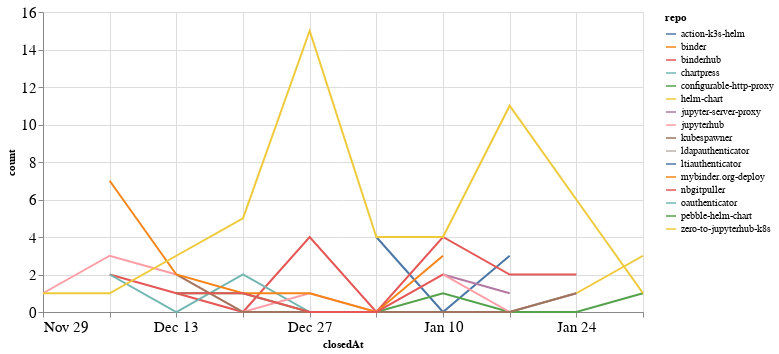

Notebook code cell kept with this figure:
### Code cell
closed_by_time = closed_by.groupby('repo').resample('W', on='closedAt').count()['author'].reset_index()
closed_by_time = closed_by_time.rename(columns={'author': 'count'})

alt.Chart(closed_by_time, width=600).mark_line().encode(
    x='closedAt',
    y='count',
    color='repo',
    tooltip="repo"
)

### Figure 1 — Vega-Lite specification as saved in the notebook (floating-point values rounded to 4 significant figures)
{"config": {"axisLeft": {"labelFontSize": 15}, "axisBottom": {"labelFontSize": 15}}, "data": {"name": "data-edfba979488e8410e05443790f0b327f"}, "mark": "line", "encoding": {"color": {"type": "nominal", "field": "repo"}, "tooltip": {"type": "nominal", "field": "repo"}, "x": {"type": "temporal", "field": "closedAt"}, "y": {"type": "quantitative", "field": "count"}}, "width": 600, "$schema": "https://vega.github.io/schema/vega-lite/v4.8.1.json", "datasets": {"data-edfba979488e8410e05443790f0b327f": [{"repo": "action-k3s-helm", "closedAt": "2021-01-03T00:00:00", "count": 4}, {"repo": "action-k3s-helm", "closedAt": "2021-01-10T00:00:00", "count": 0}, {"repo": "action-k3s-helm", "closedAt": "2021-01-17T00:00:00", "count": 3}, {"repo": "binder", "closedAt": "2020-11-29T00:00:00", "count": 1}, {"repo": "binderhub", "closedAt": "2020-12-06T00:00:00", "count": 2}, {"repo": "binderhub", "closedAt": "2020-12-13T00:00:00", "count": 1}, {"repo": "binderhub", "closedAt": "2020-12-20T00:00:00", "count": 0}, {"repo": "binderhub", "closedAt": "2020-12-27T00:00:00", "count": 4}, {"repo": "binderhub", "closedAt": "2021-01-03T00:00:00", "count": 0}, {"repo": "binderhub", "closedAt": "2021-01-10T00:00:00", "count": 4}, {"repo": "binderhub", "closedAt": "2021-01-17T00:00:00", "count": 2}, {"repo": "binderhub", "closedAt": "2021-01-24T00:00:00", "count": 2}, {"repo": "chartpress", "closedAt": "2020-12-06T00:00:00", "count": 2}, {"repo": "chartpress", "closedAt": "2020-12-13T00:00:00", "count": 0}, {"repo": "chartpress", "closedAt": "2020-12-20T00:00:00", "count": 2}, {"repo": "chartpress", "closedAt": "2020-12-27T00:00:00", "count": 0}, {"repo": "chartpress", "closedAt": "2021-01-03T00:00:00", "count": 0}, {"repo": "chartpress", "closedAt": "2021-01-10T00:00:00", "count": 0}, {"repo": "chartpress", "closedAt": "2021-01-17T00:00:00", "count": 0}, {"repo": "chartpress", "closedAt": "2021-01-24T00:00:00", "count": 1}, {"repo": "configurable-http-proxy", "closedAt": "2020-12-13T00:00:00", "count": 1}, {"repo": "configurable-http-proxy", "closedAt": "2020-12-20T00:00:00", "count": 1}, {"repo": "configurable-http-proxy", "closedAt": "2020-12-27T00:00:00", "count": 0}, {"repo": "configurable-http-proxy", "closedAt": "2021-01-03T00:00:00", "count": 0}, {"repo": "configurable-http-proxy", "closedAt": "2021-01-10T00:00:00", "count": 1}, {"repo": "configurable-http-proxy", "closedAt": "2021-01-17T00:00:00", "count": 0}, {"repo": "configurable-http-proxy", "closedAt": "2021-01-24T00:00:00", "count": 0}, {"repo": "configurable-http-proxy", "closedAt": "2021-01-31T00:00:00", "count": 1}, {"repo": "helm-chart", "closedAt": "2021-01-24T00:00:00", "count": 1}, {"repo": "helm-chart", "closedAt": "2021-01-31T00:00:00", "count": 3}, {"repo": "jupyter-server-proxy", "closedAt": "2021-01-10T00:00:00", "count": 2}, {"repo": "jupyter-server-proxy", "closedAt": "2021-01-17T00:00:00", "count": 1}, {"repo": "jupyterhub", "closedAt": "2020-11-29T00:00:00", "count": 1}, {"repo": "jupyterhub", "closedAt": "2020-12-06T00:00:00", "count": 3}, {"repo": "jupyterhub", "closedAt": "2020-12-13T00:00:00", "count": 2}, {"repo": "jupyterhub", "closedAt": "2020-12-20T00:00:00", "count": 0}, {"repo": "jupyterhub", "closedAt": "2020-12-27T00:00:00", "count": 1}, {"repo": "jupyterhub", "closedAt": "2021-01-03T00:00:00", "count": 0}, {"repo": "jupyterhub", "closedAt": "2021-01-10T00:00:00", "count": 2}, {"repo": "jupyterhub", "closedAt": "2021-01-17T00:00:00", "count": 0}, {"repo": "jupyterhub", "closedAt": "2021-01-24T00:00:00", "count": 1}, {"repo": "kubespawner", "closedAt": "2020-12-13T00:00:00", "count": 2}, {"repo": "kubespawner", "closedAt": "2020-12-20T00:00:00", "count": 0}, {"repo": "kubespawner", "closedAt": "2020-12-27T00:00:00", "count": 0}, {"repo": "kubespawner", "closedAt": "2021-01-03T00:00:00", "count": 0}, {"repo": "kubespawner", "closedAt": "2021-01-10T00:00:00", "count": 0}, {"repo": "kubespawner", "closedAt": "2021-01-17T00:00:00", "count": 0}, {"repo": "kubespawner", "closedAt": "2021-01-24T00:00:00", "count": 1}, {"repo": "ldapauthenticator", "closedAt": "2020-12-13T00:00:00", "count": 1}, {"repo": "ltiauthenticator", "closedAt": "2020-12-06T00:00:00", "count": 1}, {"repo": "mybinder.org-deploy", "closedAt": "2020-12-06T00:00:00", "count": 7}, {"repo": "mybinder.org-deploy", "closedAt": "2020-12-13T00:00:00", "count": 2}, {"repo": "mybinder.org-deploy", "closedAt": "2020-12-20T00:00:00", "count": 1}, {"repo": "mybinder.org-deploy", "closedAt": "2020-12-27T00:00:00", "count": 1}, {"repo": "mybinder.org-deploy", "closedAt": "2021-01-03T00:00:00", "count": 0}, {"repo": "mybinder.org-deploy", "closedAt": "2021-01-10T00:00:00", "count": 3}, {"repo": "nbgitpuller", "closedAt": "2020-12-13T00:00:00", "count": 1}, {"repo": "nbgitpuller", "closedAt": "2020-12-20T00:00:00", "count": 1}, {"repo": "nbgitpuller", "closedAt": "2020-12-27T00:00:00", "count": 0}, {"repo": "nbgitpuller", "closedAt": "2021-01-03T00:00:00", "count": 0}, {"repo": "nbgitpuller", "closedAt": "2021-01-10T00:00:00", "count": 2}, {"repo": "oauthenticator", "closedAt": "2020-12-06T00:00:00", "count": 3}, {"repo": "pebble-helm-chart", "closedAt": "2020-12-13T00:00:00", "count": 1}, {"repo": "zero-to-jupyterhub-k8s", "closedAt": "2020-11-29T00:00:00", "count": 1}, {"repo": "zero-to-jupyterhub-k8s", "closedAt": "2020-12-06T00:00:00", "count": 1}, {"repo": "zero-to-jupyterhub-k8s", "closedAt": "2020-12-13T00:00:00", "count": 3}, {"repo": "zero-to-jupyterhub-k8s", "closedAt": "2020-12-20T00:00:00", "count": 5}, {"repo": "zero-to-jupyterhub-k8s", "closedAt": "2020-12-27T00:00:00", "count": 15}, {"repo": "zero-to-jupyterhub-k8s", "closedAt": "2021-01-03T00:00:00", "count": 4}, {"repo": "zero-to-jupyterhub-k8s", "closedAt": "2021-01-10T00:00:00", "count": 4}, {"repo": "zero-to-jupyterhub-k8s", "closedAt": "2021-01-17T00:00:00", "count": 11}, {"repo": "zero-to-jupyterhub-k8s", "closedAt": "2021-01-24T00:00:00", "count": 6}, {"repo": "zero-to-jupyterhub-k8s", "closedAt": "2021-01-31T00:00:00", "count": 1}]}}
